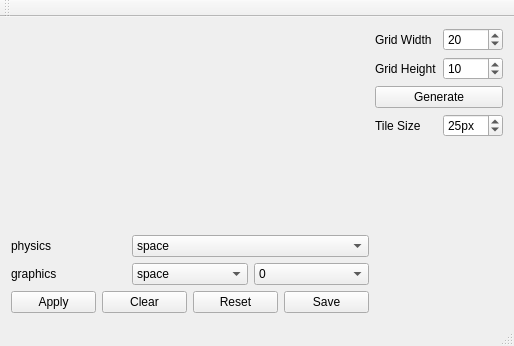
<?xml version="1.0" encoding="UTF-8"?>
<ui version="4.0">
 <class>MainWindow</class>
 <widget class="QMainWindow" name="MainWindow">
  <property name="geometry">
   <rect>
    <x>0</x>
    <y>0</y>
    <width>514</width>
    <height>346</height>
   </rect>
  </property>
  <property name="windowTitle">
   <string>MainWindow</string>
  </property>
  <widget class="QWidget" name="centralWidget">
   <layout class="QHBoxLayout" name="horizontalLayout">
    <item>
     <layout class="QHBoxLayout" name="main_layout">
      <item>
       <layout class="QVBoxLayout" name="map_layout">
        <item>
         <layout class="QHBoxLayout" name="horizontalLayout_3">
          <item>
           <layout class="QGridLayout" name="map">
            <property name="spacing">
             <number>0</number>
            </property>
           </layout>
          </item>
          <item>
           <spacer name="horizontalSpacer">
            <property name="orientation">
             <enum>Qt::Horizontal</enum>
            </property>
            <property name="sizeHint" stdset="0">
             <size>
              <width>40</width>
              <height>20</height>
             </size>
            </property>
           </spacer>
          </item>
         </layout>
        </item>
        <item>
         <layout class="QGridLayout" name="properties_layout">
          <item row="1" column="0">
           <widget class="QLabel" name="physics_label">
            <property name="text">
             <string>physics</string>
            </property>
           </widget>
          </item>
          <item row="2" column="0">
           <widget class="QLabel" name="graphics_label">
            <property name="text">
             <string>graphics</string>
            </property>
           </widget>
          </item>
          <item row="1" column="1" colspan="2">
           <widget class="QComboBox" name="physics">
            <item>
             <property name="text">
              <string>space</string>
             </property>
            </item>
           </widget>
          </item>
          <item row="2" column="1">
           <widget class="QComboBox" name="graphics">
            <item>
             <property name="text">
              <string>space</string>
             </property>
            </item>
           </widget>
          </item>
          <item row="2" column="2">
           <widget class="QComboBox" name="rotation">
            <item>
             <property name="text">
              <string>0</string>
             </property>
            </item>
            <item>
             <property name="text">
              <string>90</string>
             </property>
            </item>
            <item>
             <property name="text">
              <string>180</string>
             </property>
            </item>
            <item>
             <property name="text">
              <string>360</string>
             </property>
            </item>
           </widget>
          </item>
          <item row="0" column="1">
           <spacer name="verticalSpacer">
            <property name="orientation">
             <enum>Qt::Vertical</enum>
            </property>
            <property name="sizeHint" stdset="0">
             <size>
              <width>20</width>
              <height>40</height>
             </size>
            </property>
           </spacer>
          </item>
         </layout>
        </item>
        <item>
         <layout class="QHBoxLayout" name="horizontalLayout_2">
          <item>
           <widget class="QPushButton" name="apply">
            <property name="text">
             <string>Apply</string>
            </property>
           </widget>
          </item>
          <item>
           <widget class="QPushButton" name="clear">
            <property name="text">
             <string>Clear</string>
            </property>
           </widget>
          </item>
          <item>
           <widget class="QPushButton" name="reset">
            <property name="text">
             <string>Reset</string>
            </property>
           </widget>
          </item>
          <item>
           <widget class="QPushButton" name="save">
            <property name="text">
             <string>Save</string>
            </property>
           </widget>
          </item>
         </layout>
        </item>
       </layout>
      </item>
      <item>
       <layout class="QGridLayout" name="settings_layout">
        <item row="0" column="0">
         <widget class="QLabel" name="grid_width_label">
          <property name="text">
           <string>Grid Width</string>
          </property>
         </widget>
        </item>
        <item row="0" column="1">
         <widget class="QSpinBox" name="grid_width">
          <property name="minimum">
           <number>1</number>
          </property>
          <property name="maximum">
           <number>200</number>
          </property>
          <property name="value">
           <number>20</number>
          </property>
         </widget>
        </item>
        <item row="1" column="0">
         <widget class="QLabel" name="grid_heigh_label">
          <property name="text">
           <string>Grid Height</string>
          </property>
         </widget>
        </item>
        <item row="1" column="1">
         <widget class="QSpinBox" name="grid_height">
          <property name="minimum">
           <number>1</number>
          </property>
          <property name="maximum">
           <number>200</number>
          </property>
          <property name="value">
           <number>10</number>
          </property>
         </widget>
        </item>
        <item row="4" column="0" colspan="2">
         <spacer name="settings_spacer">
          <property name="orientation">
           <enum>Qt::Vertical</enum>
          </property>
          <property name="sizeHint" stdset="0">
           <size>
            <width>20</width>
            <height>40</height>
           </size>
          </property>
         </spacer>
        </item>
        <item row="3" column="0">
         <widget class="QLabel" name="tile_size_label">
          <property name="text">
           <string>Tile Size</string>
          </property>
         </widget>
        </item>
        <item row="3" column="1">
         <widget class="QSpinBox" name="tile_size">
          <property name="suffix">
           <string>px</string>
          </property>
          <property name="minimum">
           <number>1</number>
          </property>
          <property name="maximum">
           <number>100</number>
          </property>
          <property name="value">
           <number>25</number>
          </property>
         </widget>
        </item>
        <item row="2" column="0" colspan="2">
         <widget class="QPushButton" name="generate">
          <property name="text">
           <string>Generate</string>
          </property>
         </widget>
        </item>
       </layout>
      </item>
     </layout>
    </item>
   </layout>
  </widget>
  <widget class="QMenuBar" name="menuBar">
   <property name="geometry">
    <rect>
     <x>0</x>
     <y>0</y>
     <width>514</width>
     <height>25</height>
    </rect>
   </property>
  </widget>
  <widget class="QToolBar" name="mainToolBar">
   <attribute name="toolBarArea">
    <enum>TopToolBarArea</enum>
   </attribute>
   <attribute name="toolBarBreak">
    <bool>false</bool>
   </attribute>
  </widget>
  <widget class="QStatusBar" name="statusBar"/>
  <action name="actionQuit">
   <property name="text">
    <string>Quit</string>
   </property>
  </action>
 </widget>
 <layoutdefault spacing="6" margin="11"/>
 <resources/>
 <connections>
  <connection>
   <sender>apply</sender>
   <signal>clicked()</signal>
   <receiver>MainWindow</receiver>
   <slot>apply()</slot>
   <hints>
    <hint type="sourcelabel">
     <x>61</x>
     <y>291</y>
    </hint>
    <hint type="destinationlabel">
     <x>328</x>
     <y>241</y>
    </hint>
   </hints>
  </connection>
  <connection>
   <sender>generate</sender>
   <signal>clicked()</signal>
   <receiver>MainWindow</receiver>
   <slot>refreshMap()</slot>
   <hints>
    <hint type="sourcelabel">
     <x>502</x>
     <y>140</y>
    </hint>
    <hint type="destinationlabel">
     <x>363</x>
     <y>288</y>
    </hint>
   </hints>
  </connection>
  <connection>
   <sender>save</sender>
   <signal>clicked()</signal>
   <receiver>MainWindow</receiver>
   <slot>save()</slot>
   <hints>
    <hint type="sourcelabel">
     <x>349</x>
     <y>311</y>
    </hint>
    <hint type="destinationlabel">
     <x>304</x>
     <y>306</y>
    </hint>
   </hints>
  </connection>
  <connection>
   <sender>generate</sender>
   <signal>clicked()</signal>
   <receiver>MainWindow</receiver>
   <slot>refreshMap()</slot>
   <hints>
    <hint type="sourcelabel">
     <x>392</x>
     <y>130</y>
    </hint>
    <hint type="destinationlabel">
     <x>404</x>
     <y>206</y>
    </hint>
   </hints>
  </connection>
 </connections>
 <slots>
  <slot>apply()</slot>
  <slot>refreshMap()</slot>
  <slot>save()</slot>
 </slots>
</ui>
